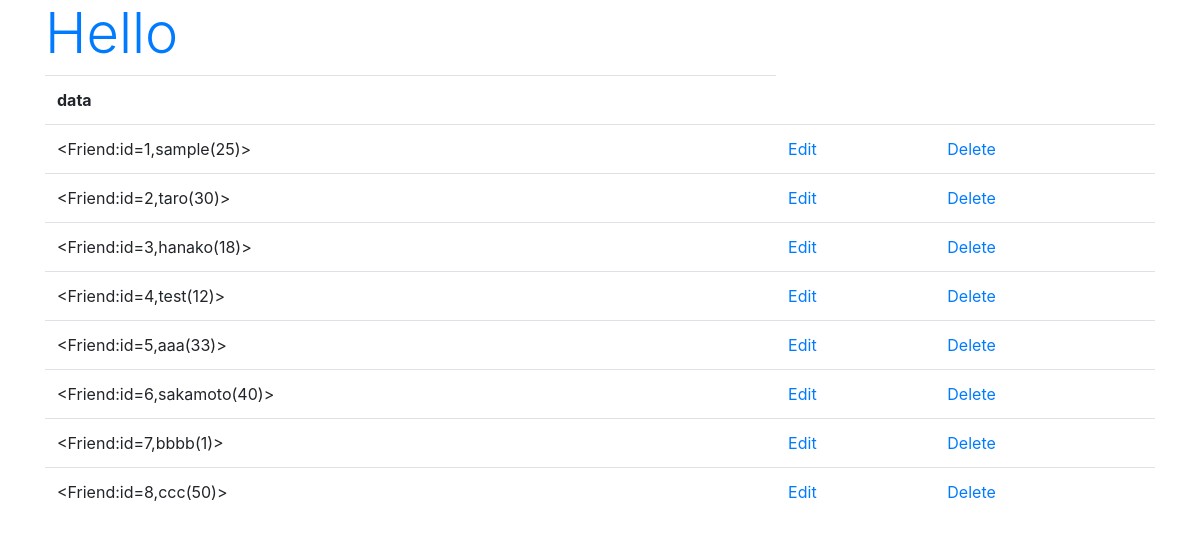
/hello/, run on an earlier commit of the app's database.
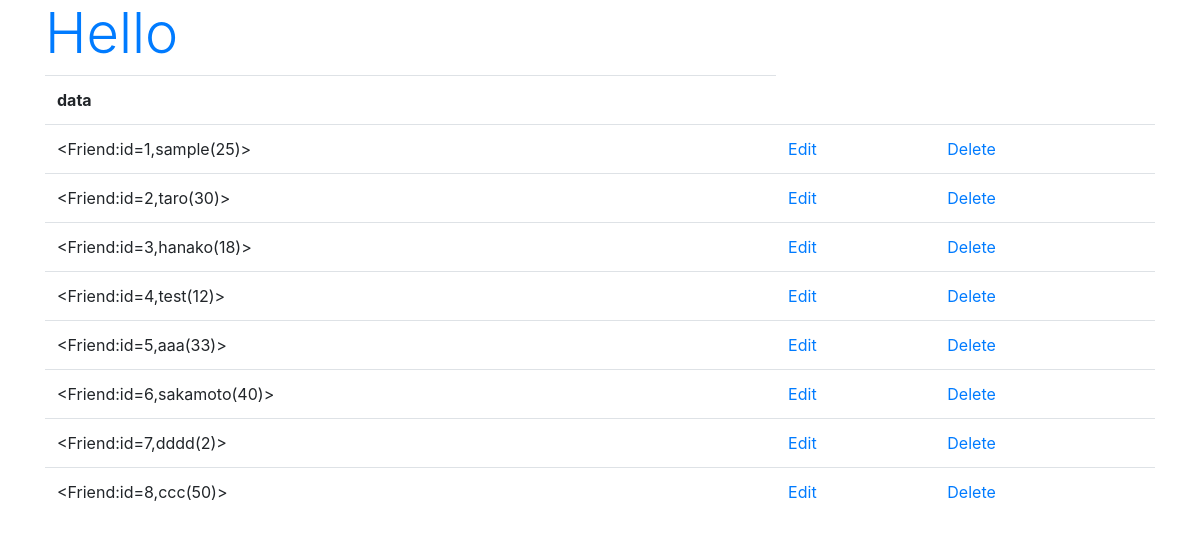
And on a later commit of the database.
### hello/models.py (models this page shows)
class Friend(models.Model): #Friendクラスの定義、下記に定義された情報がテーブルの項目と入れる値のデータ型を決定する
  name = models.CharField(max_length=100) #各項目を変数にレコードの定義をインスタンスに記述
  mail = models.EmailField(max_length=200)
  gender = models.BooleanField()
  age = models.IntegerField(default=0)
  birthday = models.DateField()
  def __str__(self): #テキストの値を返す__str__メソッドを定義、これによってFriendクラスのインスタンスを{{}}で表示可能に
      return '<Friend:id=' + str(self.id) + ',' + self.name + '(' + str(self.age) + ')>' #レコードを追加したときの管理ツールでの表示される値を返す

### hello/views.py (the view)
# urls.py: path('', views.index, name='index'),
def index(request):
  data = Friend.objects.all()
  params = {
    'title': 'Hello',
    'data': data, #Friendオブジェクトから取得した値がparamsのdata要素に入る
  }
  return render(request, 'hello/index.html', params)

### hello/templates/hello/index.html (shortened to what this page needs)
{% load static %}
<!doctype html>
<html lang="ja">
<head>
  <link rel="stylesheet"
    href="https://stackpath.bootstrapcdn.com/bootstrap/4.3.1/css/bootstrap.min.css"
>
</head>
<body class="container">
  <h1 class="display-4 text-primary">{{title}}</h1>
  <table class="table">
    <tr>
      <th>data</th>
    </tr>
  {% for item in data %}
  <tr>
    <td>{{item}}</td>
    <td><a href="{% url 'edit' item.id %}">Edit</a></td>
    <td><a href="{% url 'delete' item.id %}">Delete</a></td>
  </tr>
  {% endfor %}
  </table>
</body>
</html>

What changed in the data, as far as the page shows it:
changed Friend: id+name+age "<Friend:id=7,bbbb(1)>" → "<Friend:id=7,dddd(2)>"
